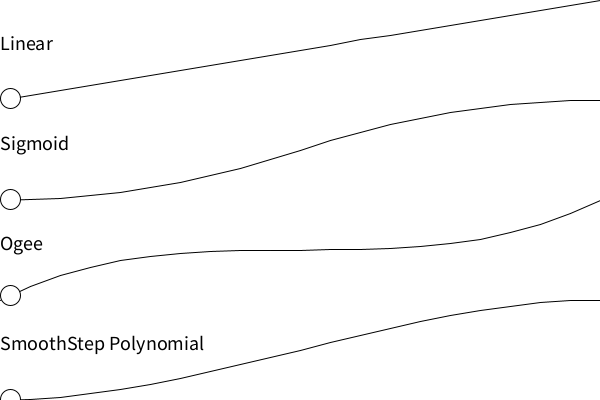
Frame 1 (no input)
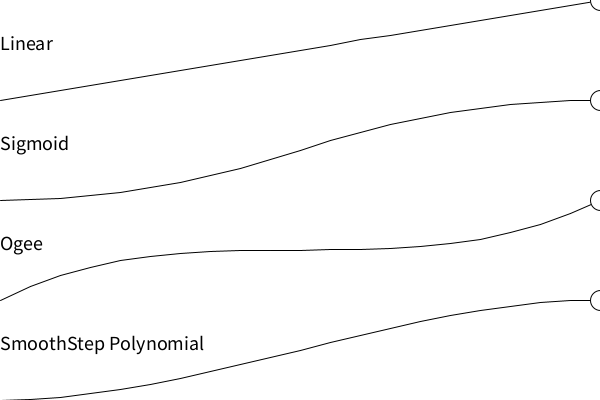
Frame 60 (the mouse pressed at the canvas centre just before this capture)
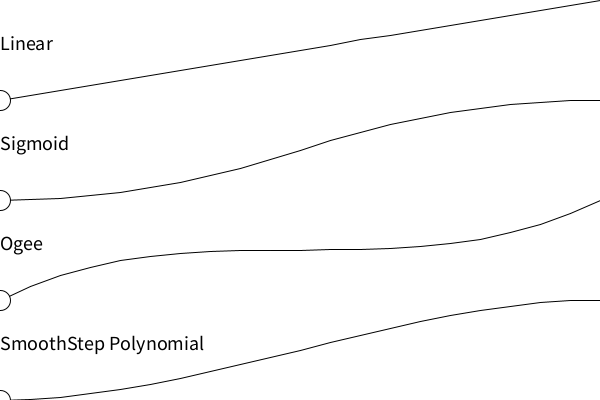
Frame 120 (the mouse held since frame 60 and released just before this capture)

The Processing sketch that drew these frames (run headless with seeded random() and noise(); from frame 60 on, the mouse is pressed at the canvas centre):

// Processing sketch: Interpolation_demo
// ── Interpolation_demo.pde
/*
 * A demonstration of Interpolation Functions.
 * Written by Bryce Summers on 1/24/2016
 */

int circle_radius = 10;

Interpolation_func f_linear, function_DoubleQuadraticSigmoid, function_DoubleCubicOgee, function_SmoothStep;

void setup()
{
  size(600, 400);
  smooth();
  
  f_linear = new f_linear();
  function_DoubleQuadraticSigmoid = new function_DoubleQuadraticSigmoid();
  function_DoubleCubicOgee = new function_DoubleCubicOgee();
  function_SmoothStep = new function_SmoothStep();
}

void draw()
{
  background(255, 255, 255);
  
  // Drive the animation with an x coordinate that goes from 0 - 1 - 0 linearly.
  float x = frameCount % 120;
  if(x >= 60)
  {
    x = 120 - x;
  }
  
  x /= 60;
    
  textSize(20);
  
  drawFunction(f_linear, 0, 0, 600, 100, x);
  fill(0);
  text("Linear", 0, 50);
  
  drawFunction(function_DoubleQuadraticSigmoid, 0, 100, 600, 100, x);
  fill(0);
  text("Sigmoid", 0, 150);
  
  drawFunction(function_DoubleCubicOgee, 0, 200, 600, 100, x);
  fill(0);
  text("Ogee", 0, 250);
  
  drawFunction(function_SmoothStep, 0, 300, 600, 100, x);
  
  fill(0);
  text("SmoothStep Polynomial", 0, 350);
  
};

interface Interpolation_func
{
  float eval(float x);
}

class f_linear implements Interpolation_func
{
   float eval(float x)
   {
     return x;
   }
}

class function_DoubleQuadraticSigmoid implements Interpolation_func
{
  //------------------------------------------------------------------
  public float eval(float x)
  {
    float y = 0;
    if (x<=0.5){
      y = sq(2.0f*x)/2.0f;
    } 
    else {
      y = 1.0f - sq(2.0f*(x-1.0f))/2.0f;
    }
    return y;
  }
}

class function_DoubleCubicOgee implements Interpolation_func
{
  public float eval(float x)
  {
     return eval(x, .5, .5);  
  }
  public float eval(float x, float a, float b)
  {
    
    float min_param_a = 0.0f + EPSILON;
    float max_param_a = 1.0f - EPSILON;
    float min_param_b = 0.0f;
    float max_param_b = 1.0f;

    a = constrain(a, min_param_a, max_param_a); 
    b = constrain(b, min_param_b, max_param_b); 
    float y = 0;
    if (x <= a){
      y = b - b*pow(1.0f-x/a, 3.0f);
    } 
    else {
      y = b + (1.0f-b)*pow((x-a)/(1.0f-a), 3.0f);
    }
    return y;
  }
}

class function_SmoothStep implements Interpolation_func
{

  public float eval(float x)
  { 
    // http://en.wikipedia.org/wiki/Smoothstep
    return x*x*(3.0f - 2.0f*x);
  }
}

void drawFunction(Interpolation_func foo, float x, float y,  float w, float h, float current_x)
{
  stroke(0, 0, 0); // black.
  fill(255);       // white.
  strokeWeight(1);
  float y_last = foo.eval(0);
  y_last = y + h - y_last*h;
  float x_last = 0;
  int n = 20;
  for(int i = 0; i < n; i++)
  {
    float x_next = (i + 1.0)/n;
    float y_next = foo.eval(x_next);
    y_next = y + h - y_next*h;
    
    line(x + w*x_last, y_last, x + w*x_next, y_next);
    y_last = y_next;
    x_last = x_next;
  }
  
  int radius = circle_radius*2;
  ellipse(x + current_x*w, y + h - h*foo.eval(current_x), radius, radius);
}
